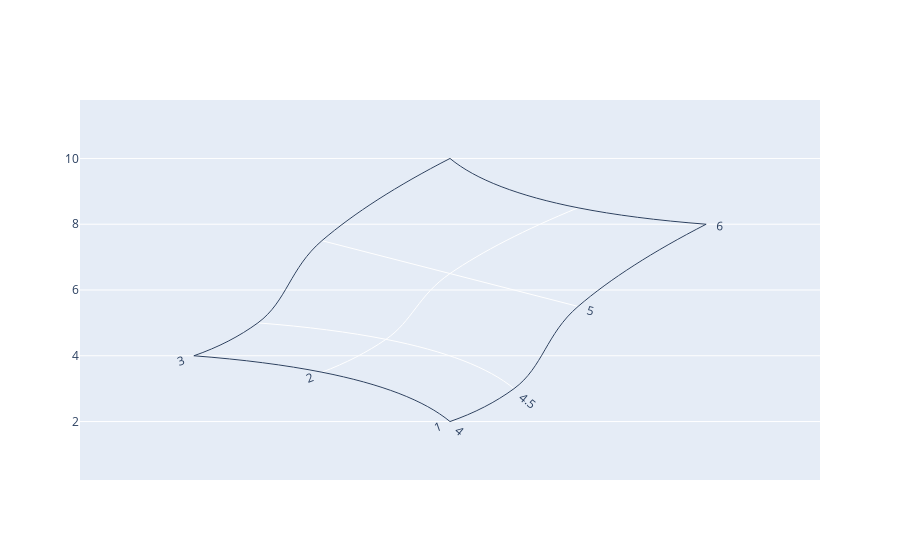

The notebook cell this image was saved under:
### Markdown cell above
<h3 id="Add-Parameter-Values">Add Parameter Values<a class="anchor-link" href="#Add-Parameter-Values">¶</a></h3><p>To save parameter values use the <code>a</code> and <code>b</code> attributes.</p>

### Code cell
import plotly.graph_objects as go

fig = go.Figure(go.Carpet(
    a = [4, 4, 4, 4.5, 4.5, 4.5, 5, 5, 5, 6, 6, 6],
    b = [1, 2, 3, 1, 2, 3, 1, 2, 3, 1, 2, 3],
    y = [2, 3.5, 4, 3, 4.5, 5, 5.5, 6.5, 7.5, 8, 8.5, 10]
))

fig.show()

### Figure 1 — Plotly figure (JSON) as saved in the notebook; plotly's stock layout.template omitted (floating-point values rounded to 4 significant figures)
{"data": [{"a": [4, 4, 4, 4.5, 4.5, 4.5, 5, 5, 5, 6, 6, 6], "b": [1, 2, 3, 1, 2, 3, 1, 2, 3, 1, 2, 3], "type": "carpet", "y": [2, 3.5, 4, 3, 4.5, 5, 5.5, 6.5, 7.5, 8, 8.5, 10]}], "layout": {}}
